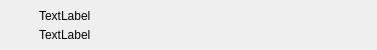
<?xml version="1.0" encoding="UTF-8"?>
<ui version="4.0">
 <class>AddUserNameCardWidget</class>
 <widget class="QWidget" name="AddUserNameCardWidget">
  <property name="geometry">
   <rect>
    <x>0</x>
    <y>0</y>
    <width>377</width>
    <height>50</height>
   </rect>
  </property>
  <property name="minimumSize">
   <size>
    <width>0</width>
    <height>50</height>
   </size>
  </property>
  <property name="maximumSize">
   <size>
    <width>16777215</width>
    <height>50</height>
   </size>
  </property>
  <property name="windowTitle">
   <string>Form</string>
  </property>
  <layout class="QHBoxLayout" name="horizontalLayout">
   <property name="spacing">
    <number>0</number>
   </property>
   <property name="leftMargin">
    <number>0</number>
   </property>
   <property name="topMargin">
    <number>0</number>
   </property>
   <property name="rightMargin">
    <number>0</number>
   </property>
   <property name="bottomMargin">
    <number>0</number>
   </property>
   <item>
    <widget class="QLabel" name="avator">
     <property name="minimumSize">
      <size>
       <width>30</width>
       <height>30</height>
      </size>
     </property>
     <property name="maximumSize">
      <size>
       <width>30</width>
       <height>30</height>
      </size>
     </property>
     <property name="text">
      <string/>
     </property>
     <property name="alignment">
      <set>Qt::AlignmentFlag::AlignCenter</set>
     </property>
    </widget>
   </item>
   <item>
    <widget class="QWidget" name="widget" native="true">
     <layout class="QVBoxLayout" name="verticalLayout">
      <item>
       <widget class="QLabel" name="friend_name">
        <property name="text">
         <string>TextLabel</string>
        </property>
       </widget>
      </item>
      <item>
       <widget class="QLabel" name="request_message">
        <property name="text">
         <string>TextLabel</string>
        </property>
       </widget>
      </item>
     </layout>
    </widget>
   </item>
   <item>
    <widget class="OnceClickableQLabel" name="close_label">
     <property name="minimumSize">
      <size>
       <width>30</width>
       <height>30</height>
      </size>
     </property>
     <property name="maximumSize">
      <size>
       <width>30</width>
       <height>30</height>
      </size>
     </property>
     <property name="text">
      <string/>
     </property>
    </widget>
   </item>
  </layout>
 </widget>
 <customwidgets>
  <customwidget>
   <class>OnceClickableQLabel</class>
   <extends>QLabel</extends>
   <header location="global">onceclickableqlabel.h</header>
  </customwidget>
 </customwidgets>
 <resources/>
 <connections/>
</ui>
